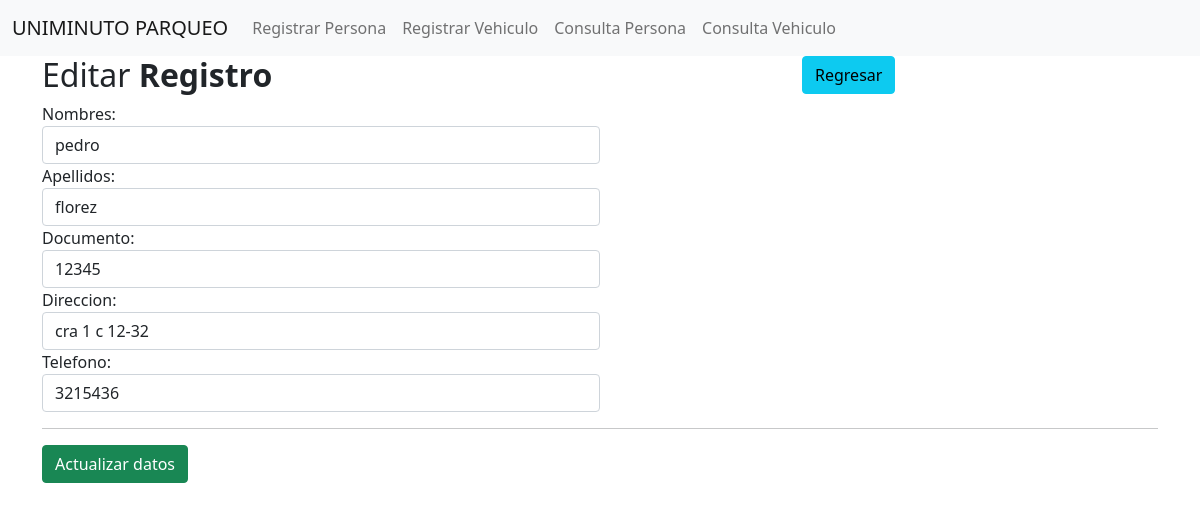
/proyectoParqueadero/Vistas/Editar.php?documento=12345, run on the app's committed database.
### tables this page shows
CREATE TABLE `persona` (
  `idPersona` decimal(12,0) NOT NULL,
  `nombre` varchar(50) DEFAULT NULL,
  `apellido` varchar(50) DEFAULT NULL,
  `documento` varchar(50) DEFAULT NULL,
  `tipoDoc` varchar(3) DEFAULT NULL,
  `direccion` varchar(50) DEFAULT NULL,
  `telefono` decimal(10,0) DEFAULT NULL
);

### proyectoParqueadero/Vistas/Editar.php (the view, shortened to what this page needs)
<?php include("../includes/header.php") ?>
<div class="container">
        <div class="table-wrapper">
            <div class="table-title">
                <div class="row">
                    <div class="col-sm-8"><h2>Editar <b>Registro</b></h2></div>
                    <div class="col-sm-4">
                        <a href="http://localhost/proyectoParqueadero/Vistas/ConsultaCliente.php" class="btn btn-info add-new"><i class="fa fa-arrow-left"></i> Regresar</a>
                    </div>
                </div>
            </div>
		<div class="col-mb-8">
		<table class="table table-bordered">
			<thead>
				<tbody>
				<?php
					$documento = $_GET["documento"];
					$query = "CALL datperID($documento);";
					$RESULT_ = mysqli_query($conn, $query);
				while ($row = mysqli_fetch_array($RESULT_)) { ?>
				<form action="../Controlador/Actualizar.php" method="get" >
					<tr>
					<div class="col-md-6">
						<label>Nombres:</label>
						<input type="text" class='form-control' maxlength="100" value ="<?php echo $row['nombre'];?>">
					</div>
					<div class="col-md-6">
						<label>Apellidos:</label>
						<input type="text" class='form-control' maxlength="100" value ="<?php echo $row['apellido'];?>">
					</div>
					<div class="col-md-6">
						<label>Documento:</label>
						<input type="text" class='form-control' maxlength="100" value ="<?php echo $row['documento'];?>">
					</div>
					<div class="col-md-6">
						<label>Direccion:</label>
						<input type="text" class='form-control' maxlength="100" value ="<?php echo $row['direccion'];?>">
					</div>
					<div class="col-md-6">
						<label>Telefono:</label>
						<input type="text" class='form-control' maxlength="100" value ="<?php echo $row['telefono'];?>">
					</div>
					</tr>
				<?php } ?>
				<div class="col-md-12 pull-right">
					<hr>
						<button type="submit" class="btn btn-success" name="Actualizar");">Actualizar datos</button>
					</div>
				</div>
</div>
        </div>
<?php include("../includes/footer.php") ?>

### data on the page
persona: nombre "pedro", apellido "florez", documento "12345", direccion "cra 1 c 12-32", telefono "3215436"
